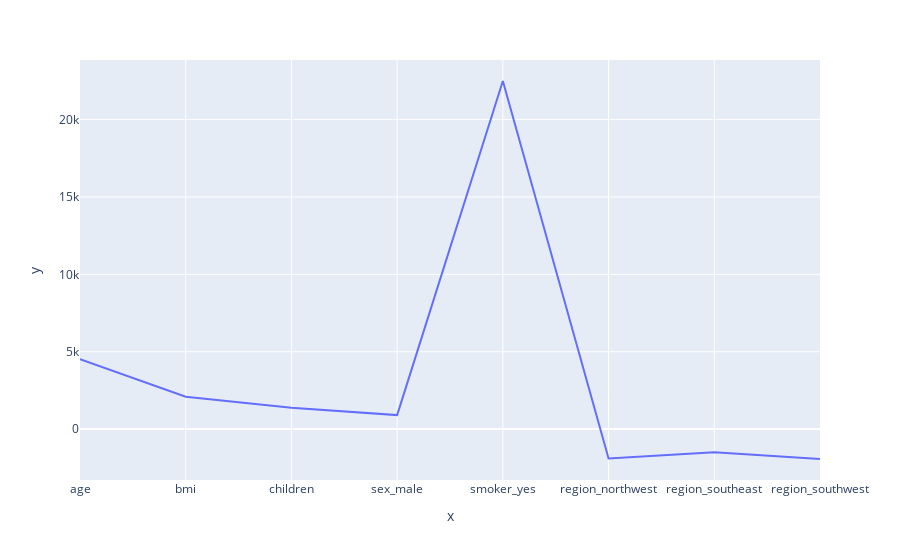

Notebook code for this chart:
### Code cell
from sklearn.linear_model import Lasso
column_names = X_train.columns
lasso=Lasso(normalize=True)
lasso_coef=lasso.fit(X_train,y_train).coef_
px.line(
    x=column_names,
    y=lasso_coef)

### Figure 1 — Plotly figure (JSON) as saved in the notebook; plotly's stock layout.template omitted (floating-point values rounded to 4 significant figures)
{"data": [{"hovertemplate": "x=%{x}<br>y=%{y}<extra></extra>", "legendgroup": "", "line": {"color": "#636efa", "dash": "solid"}, "mode": "lines", "name": "", "orientation": "v", "showlegend": false, "type": "scatter", "x": ["age", "bmi", "children", "sex_male", "smoker_yes", "region_northwest", "region_southeast", "region_southwest"], "xaxis": "x", "y": [4526.0, 2098.0, 1377.0, 904.4, 22490.0, -1895.0, -1487.0, -1931.0], "yaxis": "y"}], "layout": {"legend": {"tracegroupgap": 0}, "margin": {"t": 60}, "xaxis": {"anchor": "y", "domain": [0, 1], "title": {"text": "x"}}, "yaxis": {"anchor": "x", "domain": [0, 1], "title": {"text": "y"}}}}
